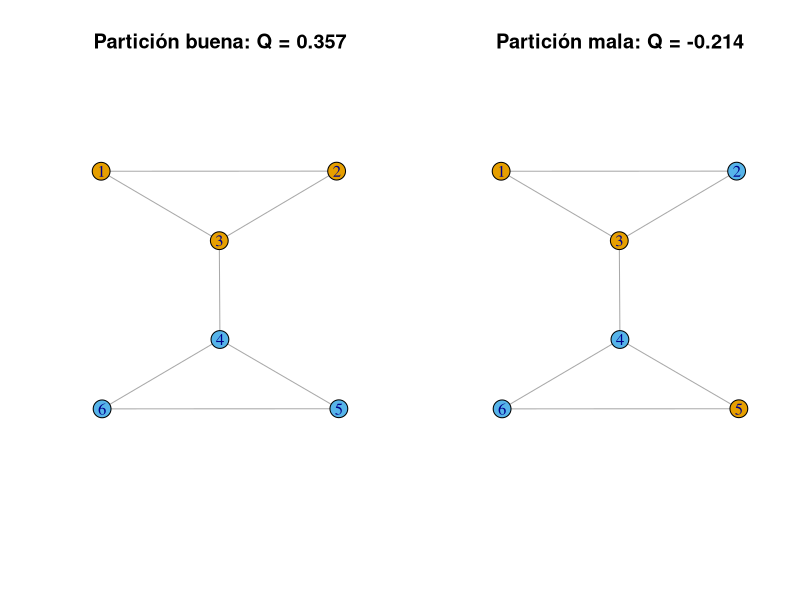
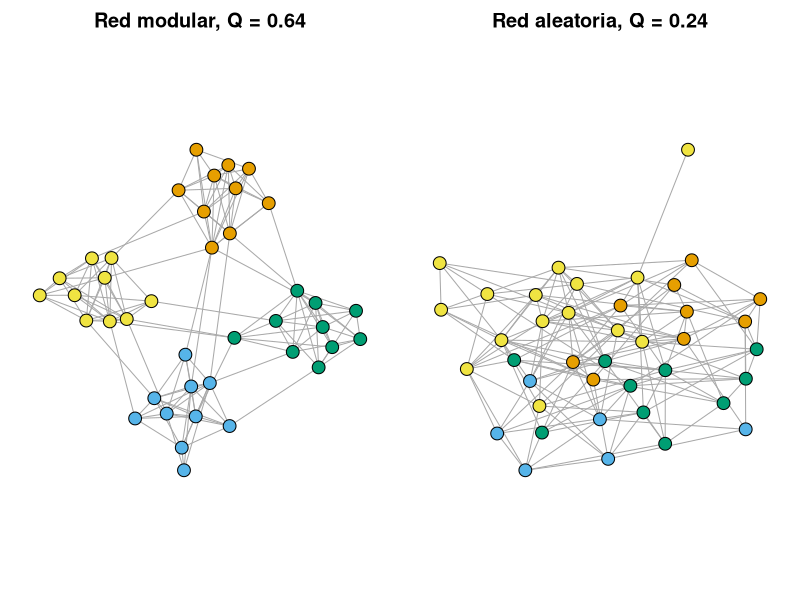
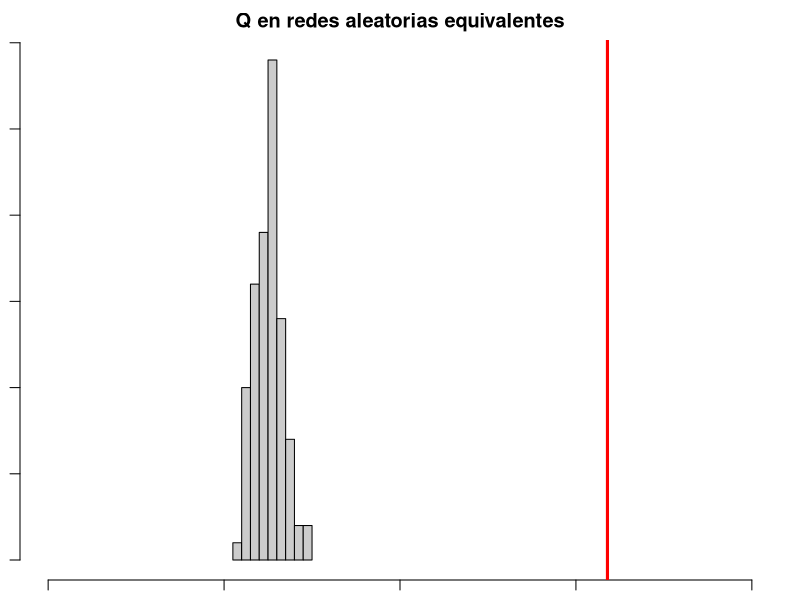
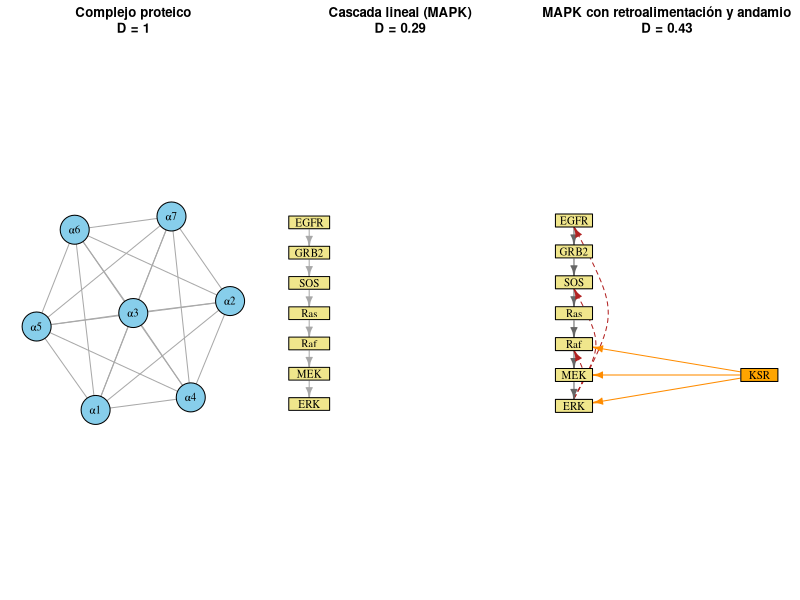
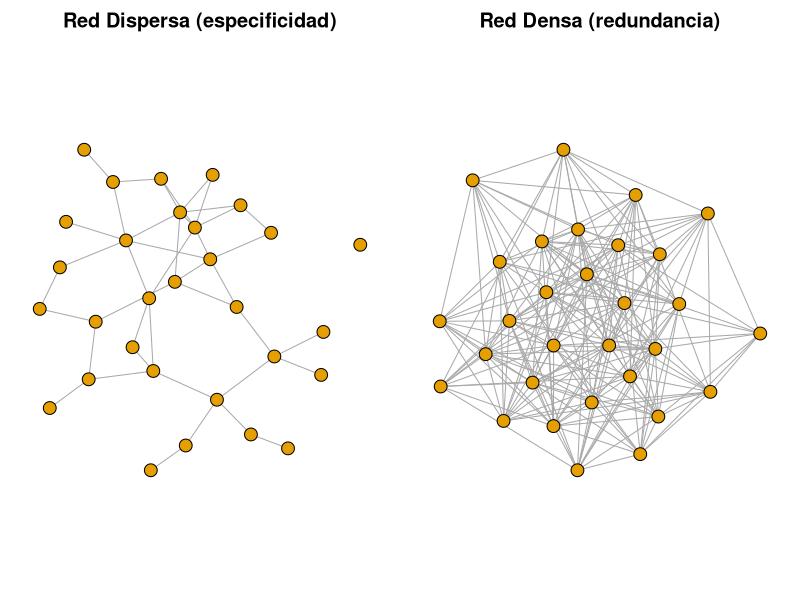
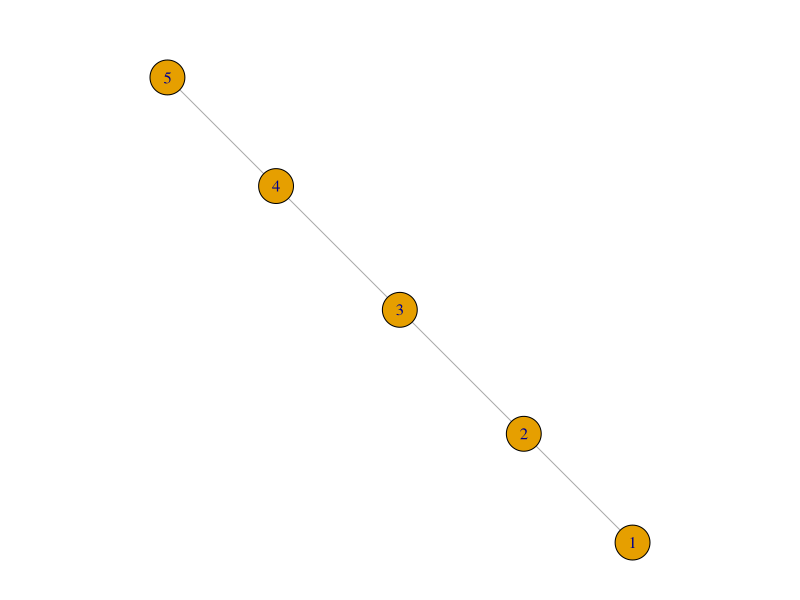
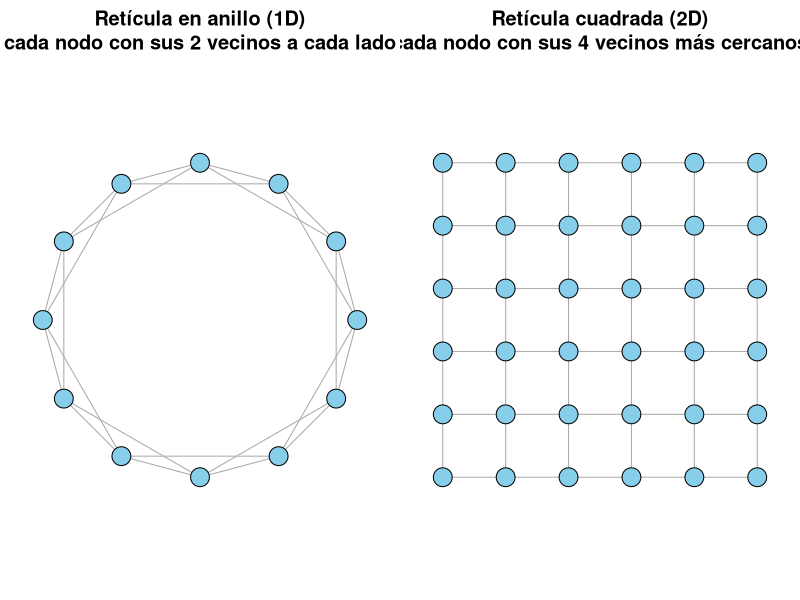
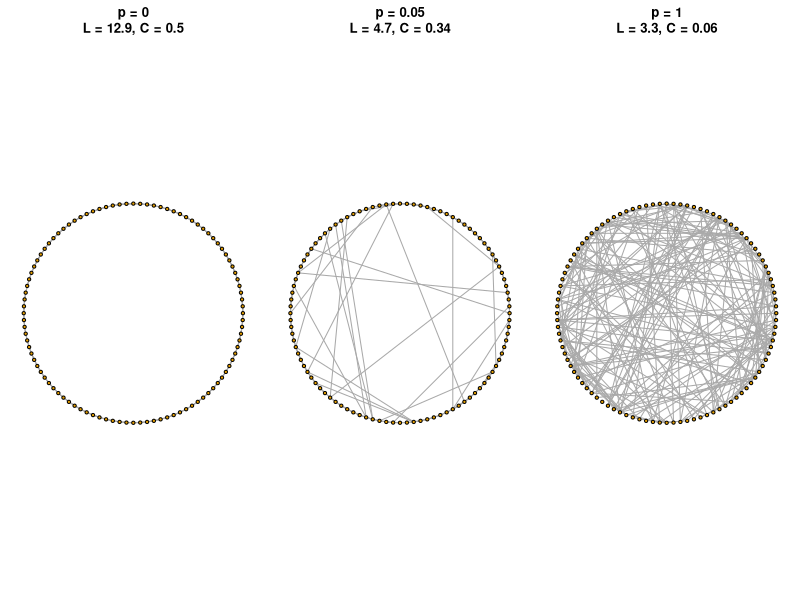

The R source for these figures, in order:
## ---- chunk 1
#| message: false
#| fig-width: 10
#| fig-height: 5
library(igraph)
g_triangulos <- make_graph(~ 1-2, 2-3, 3-1, 4-5, 5-6, 6-4, 3-4)

buena <- c(1, 1, 1, 2, 2, 2)  # {1,2,3} y {4,5,6}
mala  <- c(1, 2, 1, 2, 1, 2)  # {1,3,5} y {2,4,6}

# Usamos la misma disposición en ambos dibujos: la red es idéntica,
# solo cambia la partición (los colores)
set.seed(1)
layout_tri <- layout_with_fr(g_triangulos)

par(mfrow = c(1, 2))
plot(g_triangulos, layout = layout_tri, vertex.color = buena,
     main = paste("Partición buena: Q =",
                  round(modularity(g_triangulos, buena), 3)))
plot(g_triangulos, layout = layout_tri, vertex.color = mala,
     main = paste("Partición mala: Q =",
                  round(modularity(g_triangulos, mala), 3)))
par(mfrow = c(1, 1))

# Modularidad para la partición {1,2,3} y {4,5,6}
modularity(g_triangulos, membership = buena)

# ¿Y si dividimos la red "mal"? La modularidad baja (incluso puede ser negativa)
modularity(g_triangulos, membership = mala)
## ---- chunk 2
set.seed(42)

# Red con alta modularidad: 4 "islas" de 10 nodos, con probabilidad 0.8 de
# conexión dentro de cada isla y solo 3 aristas entre cada par de islas
high_modularity_network <- sample_islands(4, 10, 0.8, 3)

# Red aleatoria con los mismos nodos y aristas
low_modularity_network <- sample_gnm(40, ecount(high_modularity_network))

# Detectamos comunidades UNA sola vez por red (Louvain tiene un componente
# aleatorio: si lo llamamos dos veces, puede dar particiones distintas)
com_high <- cluster_louvain(high_modularity_network)
com_low  <- cluster_louvain(low_modularity_network)

cat("Aristas:", ecount(high_modularity_network), "vs", ecount(low_modularity_network), "\n")
cat("Modularidad de la red modular:  ", round(modularity(com_high), 3), "con", length(com_high), "comunidades\n")
cat("Modularidad de la red aleatoria:", round(modularity(com_low), 3), "con", length(com_low), "comunidades\n")

par(mfrow = c(1, 2), mar = c(1, 1, 2, 1))
plot(high_modularity_network, vertex.color = membership(com_high), vertex.size = 8, vertex.label = NA,
     main = paste("Red modular, Q =", round(modularity(com_high), 2)))
plot(low_modularity_network, vertex.color = membership(com_low), vertex.size = 8, vertex.label = NA,
     main = paste("Red aleatoria, Q =", round(modularity(com_low), 2)))
par(mfrow = c(1, 1))
## ---- chunk 3
# Distribución de Q en 100 redes aleatorias equivalentes
q_random <- replicate(100, modularity(cluster_louvain(sample_gnm(40, ecount(high_modularity_network)))))

hist(q_random, xlim = c(0, 0.8), col = "grey80", main = "Q en redes aleatorias equivalentes",
     xlab = "Modularidad Q")
abline(v = modularity(com_high), col = "red", lwd = 3)
## ---- chunk 4
#| code-fold: true
#| code-summary: "Código de la figura"
#| fig-width: 13
#| fig-height: 5
#| fig-cap: "Tres ejemplos de densidad. Izquierda: un complejo proteico en el que todas las subunidades interaccionan entre sí (grafo completo). Centro: la vía EGFR–MAPK dibujada como una cascada lineal. Derecha: la misma vía con algunas de sus retroalimentaciones negativas (ERK fosforila e inhibe a SOS, Raf y EGFR; flechas rojas discontinuas) y con la proteína andamio KSR, que une a Raf, MEK y ERK (naranja)."
complejo <- make_full_graph(7)
V(complejo)$name <- paste0("α", 1:7)

cascada <- make_graph(~ EGFR -+ GRB2 -+ SOS -+ Ras -+ Raf -+ MEK -+ ERK)

mapk_real <- make_graph(~ EGFR -+ GRB2 -+ SOS -+ Ras -+ Raf -+ MEK -+ ERK,
                        ERK -+ SOS, ERK -+ Raf, ERK -+ EGFR,
                        KSR -+ Raf, KSR -+ MEK, KSR -+ ERK)
E(mapk_real)$color  <- "grey40"
E(mapk_real)$curved <- 0
E(mapk_real)$lty    <- 1
E(mapk_real)[.from("ERK")]$color  <- "firebrick"
E(mapk_real)[.from("ERK")]$curved <- -0.6
E(mapk_real)[.from("ERK")]$lty    <- 2
E(mapk_real)[.from("KSR")]$color  <- "darkorange"

# La densidad la calculamos sobre la versión no dirigida
dens <- function(g) round(edge_density(as_undirected(g)), 2)

par(mfrow = c(1, 3), mar = c(1, 1, 3, 1))
plot(complejo, vertex.color = "skyblue", vertex.size = 30, vertex.label.color = "black",
     main = paste0("Complejo proteico\nD = ", dens(complejo)))
plot(cascada, layout = cbind(0, 7:1), vertex.shape = "rectangle", vertex.size = 45,
     vertex.size2 = 14, vertex.color = "khaki", vertex.label.color = "black",
     edge.arrow.size = 0.5, main = paste0("Cascada lineal (MAPK)\nD = ", dens(cascada)))
plot(mapk_real, layout = cbind(c(rep(0, 7), 1.2), c(7:1, 2)), vertex.shape = "rectangle",
     vertex.size = 40, vertex.size2 = 14, vertex.color = c(rep("khaki", 7), "orange"),
     vertex.label.color = "black", edge.arrow.size = 0.5,
     main = paste0("MAPK con retroalimentación y andamio\nD = ", dens(mapk_real)))
par(mfrow = c(1, 1))
## ---- chunk 5
set.seed(1)

# Una red dispersa (cada nodo conectado con ~10% de los demás) y una densa (~50%)
sparse_network <- sample_gnp(30, p = 0.1, directed = FALSE)
dense_network  <- sample_gnp(30, p = 0.5, directed = FALSE)

# Densidad y dispersión
sparse_density <- edge_density(sparse_network)
dense_density  <- edge_density(dense_network)

cat("Red dispersa: densidad =", round(sparse_density, 3), " dispersión =", round(1 - sparse_density, 3), "\n")
cat("Red densa:    densidad =", round(dense_density, 3), " dispersión =", round(1 - dense_density, 3), "\n")

# Comprobamos la fórmula a mano para la red dispersa
2 * ecount(sparse_network) / (vcount(sparse_network) * (vcount(sparse_network) - 1))

par(mfrow = c(1, 2), mar = c(1, 1, 2, 1))
plot(sparse_network, main = "Red Dispersa (especificidad)", vertex.size = 8, vertex.label = NA)
plot(dense_network,  main = "Red Densa (redundancia)", vertex.size = 8, vertex.label = NA)
par(mfrow = c(1, 1))
## ---- chunk 6
tamanos <- c(50, 100, 500, 1000, 5000)

# Redes aleatorias con grado medio 4 (m = 2N aristas) y distinto número de nodos
densidades <- sapply(tamanos, function(N) edge_density(sample_gnm(N, 2 * N)))

data.frame(nodos = tamanos, grado_medio = 4, densidad = round(densidades, 4))
## ---- chunk 7
# Ejemplo pequeño: una cadena de 5 nodos (como una cascada de señalización lineal)
cadena <- make_ring(5, circular = FALSE)
plot(cadena)

# Matriz de distancias: el elemento [i, j] es d(i, j)
distances(cadena)

# La media de las distancias fuera de la diagonal es L_avg
mean_distance(cadena)
## ---- chunk 8
#| code-fold: true
#| code-summary: "Código de la figura"
#| fig-width: 10
#| fig-height: 5
#| fig-cap: "Dos retículas. Izquierda: un anillo de 12 nodos en el que cada nodo está unido a sus 2 vecinos más cercanos a cada lado (el punto de partida del modelo de Watts-Strogatz). Derecha: una cuadrícula 2D, donde cada nodo está unido a sus vecinos de arriba, abajo, izquierda y derecha."
anillo <- make_lattice(length = 12, dim = 1, nei = 2, periodic = TRUE)
malla  <- make_lattice(c(6, 6))

par(mfrow = c(1, 2), mar = c(1, 1, 3, 1))
plot(anillo, layout = layout_in_circle, vertex.size = 12, vertex.label = NA,
     vertex.color = "skyblue",
     main = "Retícula en anillo (1D)\ncada nodo con sus 2 vecinos a cada lado")
plot(malla, layout = layout_on_grid(malla), vertex.size = 12, vertex.label = NA,
     vertex.color = "skyblue",
     main = "Retícula cuadrada (2D)\ncada nodo con sus 4 vecinos más cercanos")
par(mfrow = c(1, 1))
## ---- chunk 9
set.seed(1)
N <- 100

p_values <- c(0, 0.01, 0.05, 0.2, 1)
redes_ws <- lapply(p_values, function(p) sample_smallworld(dim = 1, size = N, nei = 2, p = p))

data.frame(
  p_reconexion  = p_values,
  aristas       = sapply(redes_ws, ecount),
  L_avg         = round(sapply(redes_ws, mean_distance), 2),
  clustering    = round(sapply(redes_ws, transitivity, type = "average"), 2)
)

par(mfrow = c(1, 3), mar = c(1, 1, 3, 1))
for (i in c(1, 3, 5)) {
  plot(redes_ws[[i]], layout = layout_in_circle, vertex.size = 3, vertex.label = NA,
       main = paste0("p = ", p_values[i], "\nL = ", round(mean_distance(redes_ws[[i]]), 1),
                     ", C = ", round(transitivity(redes_ws[[i]], type = "average"), 2)))
}
par(mfrow = c(1, 1))
## ---- chunk 10
#| code-fold: true
#| code-summary: "Código de la figura"
#| fig-width: 13
#| fig-height: 5
#| fig-cap: "Tres tipos de redes con caminos largos. En rojo, el camino que define el diámetro (el camino más corto más largo de la red)."
malla   <- make_lattice(c(8, 8))
cadena  <- make_ring(12, circular = FALSE)
# 5 módulos de 5 nodos totalmente conectados, unidos en fila por una sola arista
modulos <- Reduce(`%du%`, replicate(5, make_full_graph(5), simplify = FALSE))
modulos <- add_edges(modulos, c(5, 6, 10, 11, 15, 16, 20, 21))

dibuja_diametro <- function(g, titulo, layout) {
  camino <- get_diameter(g)
  en_camino <- seq_len(ecount(g)) %in% E(g, path = camino)
  plot(g, layout = layout, vertex.size = 9, vertex.label = NA,
       vertex.color = ifelse(V(g) %in% camino, "red", "grey85"),
       edge.color = ifelse(en_camino, "red", "grey70"),
       edge.width = ifelse(en_camino, 3, 1),
       main = paste0(titulo, "\nL = ", round(mean_distance(g), 1),
                     ", diámetro = ", diameter(g)))
}

set.seed(3)
par(mfrow = c(1, 3), mar = c(1, 1, 3, 1))
dibuja_diametro(malla,   "Retícula / red espacial",     layout_on_grid(malla))
dibuja_diametro(cadena,  "Cadena lineal",               cbind(1:12, 0))
dibuja_diametro(modulos, "Módulos unidos por 1 arista", layout_with_fr(modulos))
par(mfrow = c(1, 1))
## ---- chunk 11
set.seed(2)

# Red de escala libre (Barabási-Albert, no dirigida): pocos pasos gracias a los hubs
red_ba <- sample_pa(100, m = 2, directed = FALSE)

# Red casi regular (Watts-Strogatz con p muy baja): prácticamente un anillo, sin atajos
red_reticula <- sample_smallworld(dim = 1, size = 100, nei = 2, p = 0.01)

data.frame(
  red      = c("Barabási-Albert", "Casi retícula"),
  aristas  = c(ecount(red_ba), ecount(red_reticula)),
  L_avg    = round(c(mean_distance(red_ba), mean_distance(red_reticula)), 2),
  diametro = c(diameter(red_ba), diameter(red_reticula))
)

# El camino más largo de todos (el que define el diámetro)
camino_ba  <- get_diameter(red_ba)
camino_ret <- get_diameter(red_reticula)

par(mfrow = c(1, 2), mar = c(1, 1, 3, 1))
plot(red_ba, vertex.size = 4, vertex.label = NA,
     vertex.color = ifelse(V(red_ba) %in% camino_ba, "red", "grey80"),
     main = paste("Barabási-Albert\nDiámetro:", diameter(red_ba)))
plot(red_reticula, layout = layout_in_circle, vertex.size = 4, vertex.label = NA,
     vertex.color = ifelse(V(red_reticula) %in% camino_ret, "red", "grey80"),
     main = paste("Casi retícula\nDiámetro:", diameter(red_reticula)))
par(mfrow = c(1, 1))
## ---- chunk 12
set.seed(123)

# 1. Asortativa: un grupo de 10 nodos todos conectados entre sí (grado alto)
#    unido por UNA arista a un anillo de 20 nodos (grado 2).
#    Los nodos de grado alto se conectan con nodos de grado alto, y los de grado bajo entre sí.
g_asort <- disjoint_union(make_full_graph(10), make_ring(20))
g_asort <- add_edges(g_asort, c(1, 11))

# 2. Neutra: red aleatoria Erdős–Rényi (algo más grande, para que r fluctúe menos)
g_neutra <- sample_gnp(100, p = 0.05)

# 3. Disasortativa: 3 "estrellas" (un hub conectado a 9 nodos de grado 1),
#    con los hubs unidos entre sí. Los hubs se conectan sobre todo con nodos de grado bajo.
g_disasort <- disjoint_union(make_star(10, mode = "undirected"),
                             make_star(10, mode = "undirected"),
                             make_star(10, mode = "undirected"))
g_disasort <- add_edges(g_disasort, c(1, 11, 11, 21, 21, 1))

redes <- list(Asortativa = g_asort, Neutra = g_neutra, Disasortativa = g_disasort)
sapply(redes, function(g) round(assortativity_degree(g), 2))

par(mfrow = c(1, 3), mar = c(1, 1, 3, 1))
for (nombre in names(redes)) {
  g <- redes[[nombre]]
  plot(g, vertex.size = 3 + 0.6 * degree(g), vertex.label = NA,
       main = paste0(nombre, "\nr = ", round(assortativity_degree(g), 2)))
}
par(mfrow = c(1, 1))
## ---- chunk 13
r_aleatorias <- replicate(200, assortativity_degree(sample_gnp(100, p = 0.05)))
c(media = round(mean(r_aleatorias), 3), desviacion = round(sd(r_aleatorias), 3))
## ---- chunk 14
g <- g_disasort
extremos <- ends(g, E(g), names = FALSE)   # matriz con los dos nodos de cada arista
k <- degree(g)

# Cada arista no dirigida se cuenta en los dos sentidos (i-j y j-i)
grado_1 <- c(k[extremos[, 1]], k[extremos[, 2]])
grado_2 <- c(k[extremos[, 2]], k[extremos[, 1]])

cor(grado_1, grado_2)
assortativity_degree(g)
